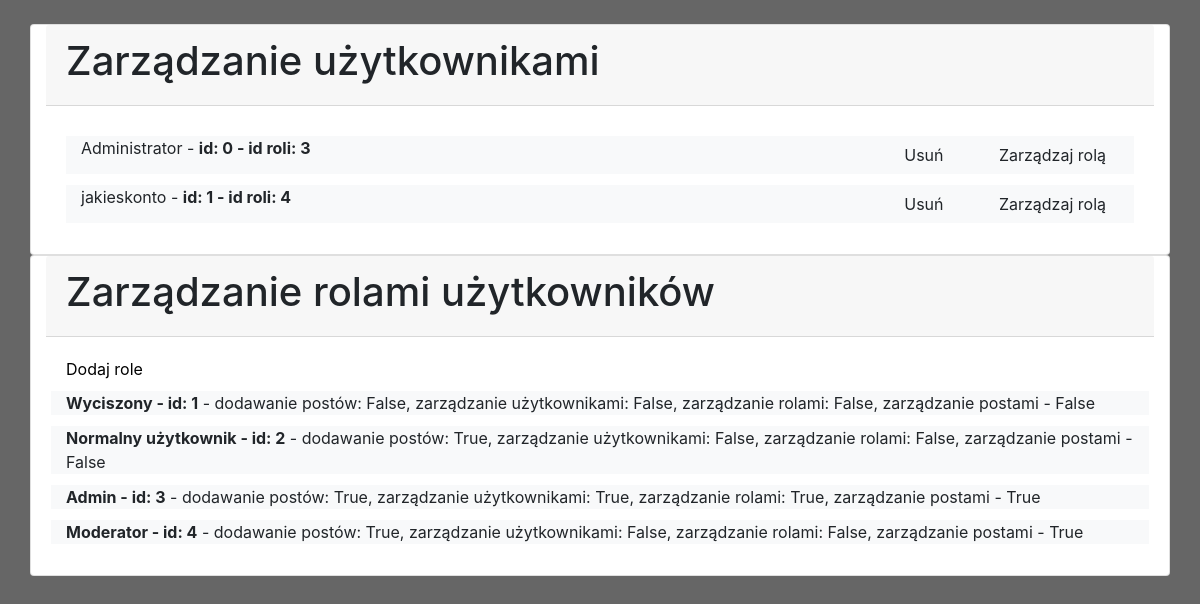
/admin/users (signed in), run on the app's committed database.
### app.py (models this page shows, shortened)
class Urzyszkodnik(Base):
     __tablename__='urzyszkodniki'
     id = Column(Integer, primary_key=True)
     name = Column(String, unique=True)
     password = Column(String, nullable=False)
     rola = Column(Integer, nullable=False, default=0)

class Ranga(Base):
     __tablename__="rangi"
     id = Column(Integer(), primary_key=True)
     name = Column(String, unique=True)
     addingpost = Column(Boolean)
     postmanagment = Column(Boolean)
     usersmanagment = Column(Boolean)
     modyfingrules = Column(Boolean)

### app.py (the view)
@app.route("/admin/users")
def zarzadzanieurzytkonikami():
     if sprawdzenierangi("usersmanagment") == True:
          users=session.query(Urzyszkodnik).order_by(Urzyszkodnik.id).all()
          rangi=session.query(Ranga).order_by(Ranga.id).all()
          return render_template("usersmanagement.html", users=users, rangi = rangi)
     else:
          abort(403)

### app.py (called while the page is built)
def sprawdzenierangi(uprawnienie):
     permited=False
     try:
          rola=session.query(Urzyszkodnik).filter(Urzyszkodnik.id == flasksession["user_id"]).first().rola
          permited=getattr(session.query(Ranga).filter(Ranga.id == rola).first(), str(uprawnienie))
     except:
          None
     if not permited == True:
          permited == False
     return(permited)

### templates/usersmanagement.html (shortened to what this page needs)
<!doctype html>
<html>
  <head>
        <link rel="stylesheet" href="https://cdn.jsdelivr.net/npm/bootstrap@4.6.0/dist/css/bootstrap.min.css">
    <link href="{{ url_for('static', filename='style.css') }}" rel="stylesheet">
  </head>
  </head>
  <body>
    <div class="container">
      <div class="row">
        <div class="card col-12">
          <div class="card-header"><h1>Zarządzanie użytkownikami</h1></div>
          <div class="card-body">
        {% for i in users %}
        <div class="col-12 bg-light uzytkownik">
          <div class="row align-content-end">
            <div class="col align-self-start">
            {{i.name}} - <b>id: {{i.id}} - id roli: {{i.rola}}</b>
          </div>
            <div class="col-4 btn-group">
            <a href="/admin/users/{{i.id}}/remove" class="text-right w-50 btn fg-primary">Usuń</a>
            <a href="/admin/users/{{i.id}}/manage" class="text-right w-50 btn fg-primary">Zarządzaj rolą</a>
            </div>
          </div>
        </div>
        {% endfor %}
      </div>
      </div>
          <div class="card col-12">
            <div class="card-header"><h1>Zarządzanie rolami użytkowników</h1></div>
            <div class="card-body">
             <a href="{{ url_for('dodajrole') }}">Dodaj role</a>
             <div class="row">
              {% for i in rangi %}
              <div class="col-12 bg-light uzytkownik">
              <b>{{i.name}} - id: {{i.id}}</b> - dodawanie postów: {{i.addingpost}}, zarządzanie użytkownikami: {{i.usersmanagment}}, zarządzanie rolami: {{i.modyfingrules}}, zarządzanie postami - {{i.postmanagment}}
              </div>
              {% endfor %}
              </div>
            </div>
          </div>
        </div>
      </div>
  </body>
</html>

### static/style.css (style rules this page uses)
.container { margin-top: 2%; }
.row { margin-top: 1%; }
body { background-color: #666; }
a { text-decoration: None; color: black; }

### templates/usersmanagement.html (style rules this page uses)
.uzytkownik { margin-bottom: 1%; }

### data on the page
Urzyszkodnik: name "Administrator", id "0", rola "3"
Urzyszkodnik: name "jakieskonto", id "1", rola "4"
Ranga: name "Wyciszony", id "1", addingpost "False", usersmanagment "False", modyfingrules "False", postmanagment "False"
Ranga: name "Normalny użytkownik", id "2", addingpost "True", usersmanagment "False", modyfingrules "False", postmanagment "False"
Ranga: name "Admin", id "3", addingpost "True", usersmanagment "True", modyfingrules "True", postmanagment "True"
Ranga: name "Moderator", id "4", addingpost "True", usersmanagment "False", modyfingrules "False", postmanagment "True"
